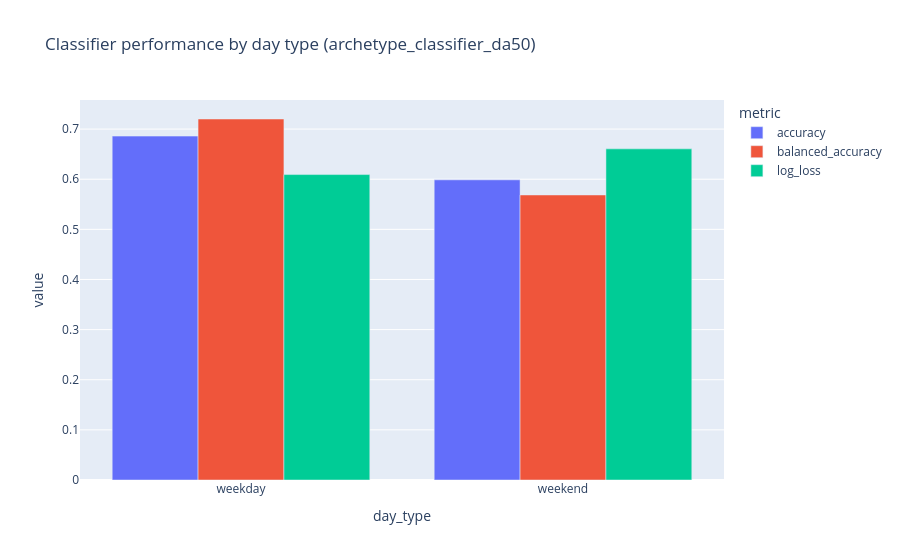
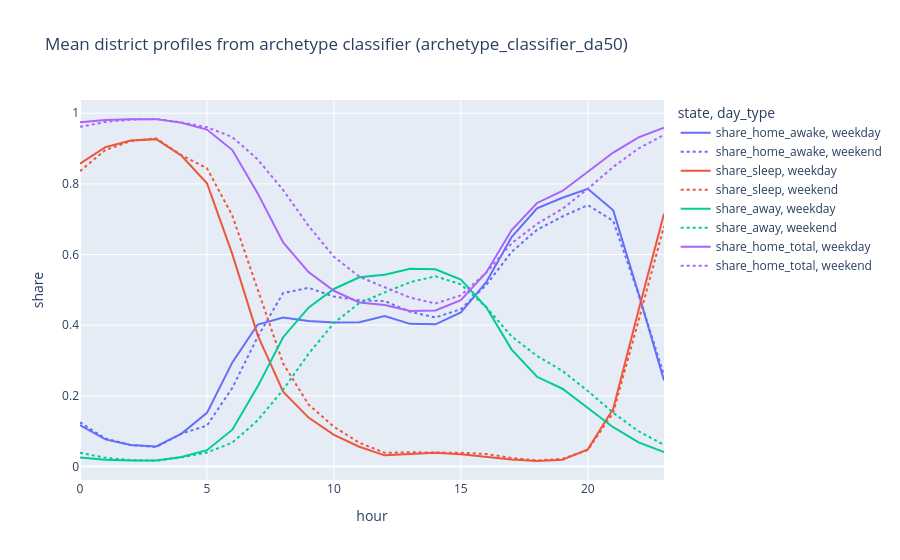
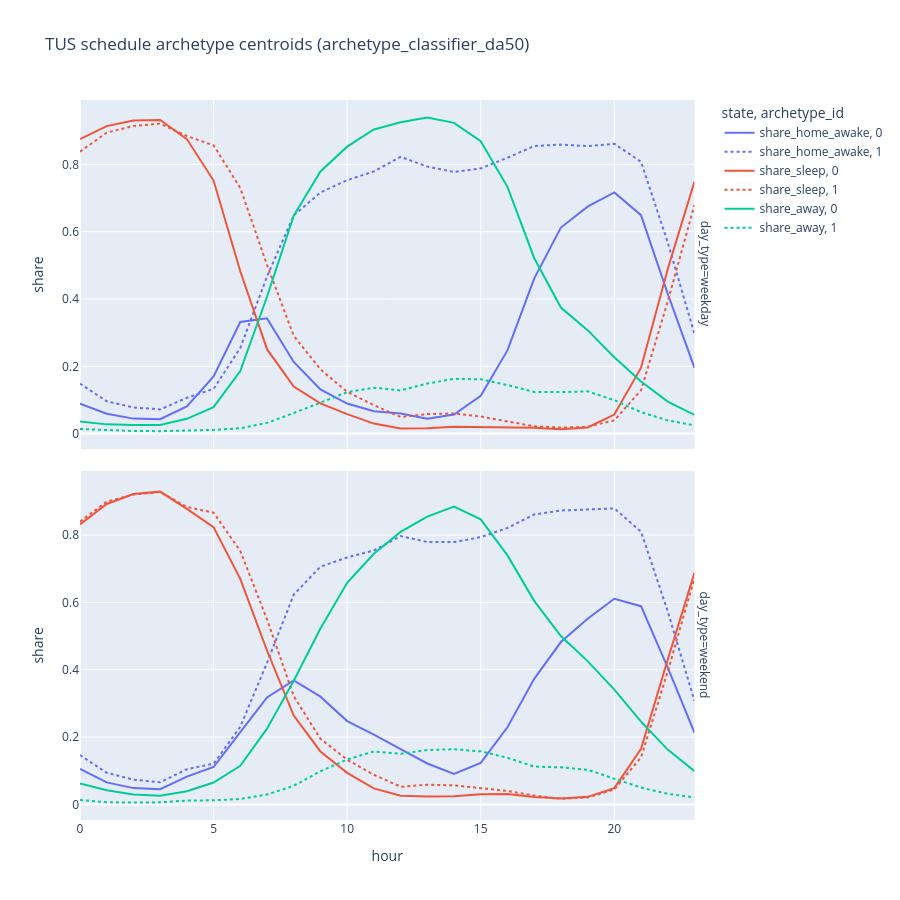
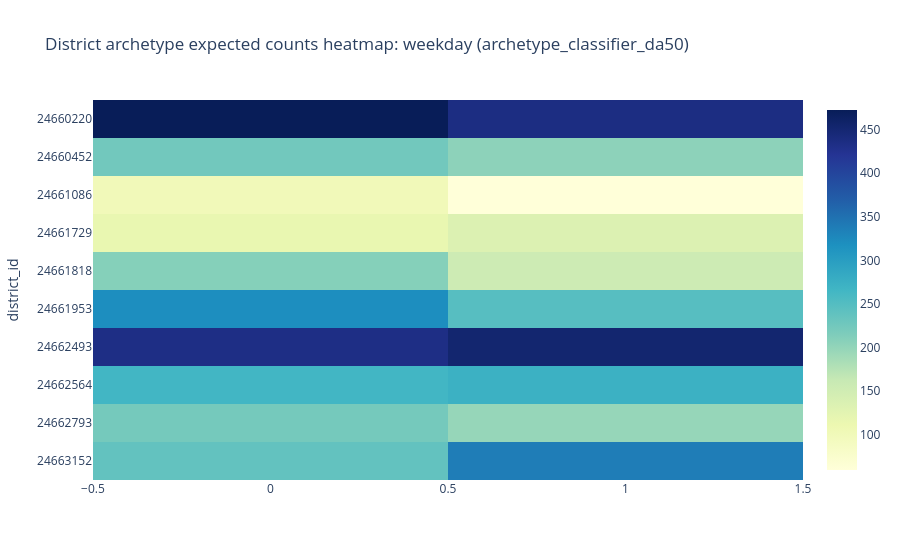

The code cell stored with these charts, in order, in its notebook:
### Code cell
import numpy as np
import pandas as pd
import plotly.express as px

# Expected in memory from notebook 07:
# - workflow
# - OUTPUT_TAG
# - OUT_DIR
# - HUB_OUT_DIR (optional)

results_by_day = workflow["results_by_day"]
all_metrics = workflow["all_metrics"].copy()
all_district_profiles = workflow["all_district_profiles"].copy()
all_district_archetypes = workflow["all_district_archetypes"].copy()
all_centroids = workflow["all_centroids"].copy()
stability = workflow["stability"].copy()
stability_summary = workflow["stability_summary"].copy()

PROFILE_COLS = ["share_home_awake", "share_sleep", "share_away", "share_home_total"]

print("Available day types:", list(results_by_day.keys()))
display(all_metrics)

# 1) Classifier performance by day type
if not all_metrics.empty:
    metric_cols = [c for c in ["accuracy", "balanced_accuracy", "log_loss"] if c in all_metrics.columns]
    metrics_long = all_metrics.melt(
        id_vars=[c for c in ["day_type"] if c in all_metrics.columns],
        value_vars=metric_cols,
        var_name="metric",
        value_name="value",
    )
    fig_metrics = px.bar(
        metrics_long,
        x="day_type",
        y="value",
        color="metric",
        barmode="group",
        title=f"Classifier performance by day type ({OUTPUT_TAG})",
    )
    fig_metrics.show()

# 2) Mean district profiles by day type
if not all_district_profiles.empty:
    mean_profiles = (
        all_district_profiles
        .groupby(["day_type", "hour"], as_index=False)[PROFILE_COLS]
        .mean()
    )
    plot_profiles = mean_profiles.melt(
        id_vars=["day_type", "hour"],
        value_vars=PROFILE_COLS,
        var_name="state",
        value_name="share",
    )
    fig_profiles = px.line(
        plot_profiles,
        x="hour",
        y="share",
        color="state",
        line_dash="day_type",
        title=f"Mean district profiles from archetype classifier ({OUTPUT_TAG})",
    )
    fig_profiles.show()

    display(mean_profiles.head())

# 3) Archetype centroid profiles
if not all_centroids.empty:
    centroid_plot = all_centroids.melt(
        id_vars=["day_type", "archetype_id", "hour"],
        value_vars=["share_home_awake", "share_sleep", "share_away"],
        var_name="state",
        value_name="share",
    )
    fig_centroids = px.line(
        centroid_plot,
        x="hour",
        y="share",
        color="state",
        line_dash="archetype_id",
        facet_row="day_type",
        title=f"TUS schedule archetype centroids ({OUTPUT_TAG})",
        height=900,
    )
    fig_centroids.show()

# 4) District archetype expected counts heatmap
if not all_district_archetypes.empty:
    for day_type in sorted(all_district_archetypes["day_type"].astype(str).unique()):
        sub = all_district_archetypes.loc[all_district_archetypes["day_type"].astype(str) == day_type].copy()
        archetype_cols = [c for c in sub.columns if c not in {"district_id", "day_type"}]
        if archetype_cols:
            heat_df = sub.set_index("district_id")[archetype_cols].apply(pd.to_numeric, errors="coerce")
            if not heat_df.empty:
                fig_arch = px.imshow(
                    heat_df,
                    aspect="auto",
                    color_continuous_scale="YlGnBu",
                    title=f"District archetype expected counts heatmap: {day_type} ({OUTPUT_TAG})",
                )
                fig_arch.show()

# 5) Top districts by mean home share
if not all_district_profiles.empty:
    district_rank = (
        all_district_profiles
        .groupby(["day_type", "district_id"], as_index=False)["share_home_total"]
        .mean()
        .rename(columns={"share_home_total": "mean_home_total"})
    )
    fig_rank = px.bar(
        district_rank.sort_values("mean_home_total", ascending=False).head(30),
        x="district_id",
        y="mean_home_total",
        color="day_type",
        barmode="group",
        title=f"Top districts by mean home share ({OUTPUT_TAG})",
    )
    fig_rank.show()

# 6) Weekday/weekend stability summary
if not stability_summary.empty:
    fig_stability_bar = px.bar(
        stability_summary,
        x="metric",
        y="mean_abs_delta",
        title=f"Weekday vs weekend stability summary ({OUTPUT_TAG})",
    )
    fig_stability_bar.show()
    display(stability_summary)

# 7) Weekday/weekend stability by hour
if not stability.empty:
    hourly_stability_cols = [c for c in stability.columns if c.endswith("_abs_delta")]
    if hourly_stability_cols and "hour" in stability.columns:
        stability_hourly = stability.groupby("hour", as_index=False)[hourly_stability_cols].mean()
        stability_hourly = stability_hourly.melt(
            id_vars="hour",
            var_name="metric",
            value_name="mean_abs_delta",
        )
        fig_stability_line = px.line(
            stability_hourly,
            x="hour",
            y="mean_abs_delta",
            color="metric",
            title=f"Weekday vs weekend stability by hour ({OUTPUT_TAG})",
        )
        fig_stability_line.show()

# 8) Optional: inspect hub export manifest(s)
if "HUB_OUT_DIR" in globals() and HUB_OUT_DIR.exists():
    manifest_files = sorted(HUB_OUT_DIR.glob(f"{OUTPUT_TAG}*__manifest.json"))
    print("Hub manifests found:", len(manifest_files))
    for mf in manifest_files[:5]:
        print(mf.name)

### Figure 1 — Plotly figure (JSON) as saved in the notebook; plotly's stock layout.template omitted (floating-point values rounded to 4 significant figures)
{"data": [{"alignmentgroup": "True", "hovertemplate": "metric=accuracy<br>day_type=%{x}<br>value=%{y}<extra></extra>", "legendgroup": "accuracy", "marker": {"color": "#636efa", "pattern": {"shape": ""}}, "name": "accuracy", "offsetgroup": "accuracy", "orientation": "v", "showlegend": true, "textposition": "auto", "type": "bar", "x": ["weekday", "weekend"], "xaxis": "x", "y": [0.686, 0.5988], "yaxis": "y"}, {"alignmentgroup": "True", "hovertemplate": "metric=balanced_accuracy<br>day_type=%{x}<br>value=%{y}<extra></extra>", "legendgroup": "balanced_accuracy", "marker": {"color": "#EF553B", "pattern": {"shape": ""}}, "name": "balanced_accuracy", "offsetgroup": "balanced_accuracy", "orientation": "v", "showlegend": true, "textposition": "auto", "type": "bar", "x": ["weekday", "weekend"], "xaxis": "x", "y": [0.7201, 0.5686], "yaxis": "y"}, {"alignmentgroup": "True", "hovertemplate": "metric=log_loss<br>day_type=%{x}<br>value=%{y}<extra></extra>", "legendgroup": "log_loss", "marker": {"color": "#00cc96", "pattern": {"shape": ""}}, "name": "log_loss", "offsetgroup": "log_loss", "orientation": "v", "showlegend": true, "textposition": "auto", "type": "bar", "x": ["weekday", "weekend"], "xaxis": "x", "y": [0.6093, 0.6606], "yaxis": "y"}], "layout": {"barmode": "group", "legend": {"title": {"text": "metric"}, "tracegroupgap": 0}, "title": {"text": "Classifier performance by day type (archetype_classifier_da50)"}, "xaxis": {"anchor": "y", "domain": [0, 1], "title": {"text": "day_type"}}, "yaxis": {"anchor": "x", "domain": [0, 1], "title": {"text": "value"}}}}

### Figure 2 — Plotly figure (JSON) as saved in the notebook; plotly's stock layout.template omitted (floating-point values rounded to 4 significant figures)
{"data": [{"hovertemplate": "state=share_home_awake<br>day_type=weekday<br>hour=%{x}<br>share=%{y}<extra></extra>", "legendgroup": "share_home_awake, weekday", "line": {"color": "#636efa", "dash": "solid"}, "marker": {"symbol": "circle"}, "mode": "lines", "name": "share_home_awake, weekday", "orientation": "v", "showlegend": true, "type": "scatter", "x": [0, 1, 2, 3, 4, 5, 6, 7, 8, 9, 10, 11, 12, 13, 14, 15, 16, 17, 18, 19, 20, 21, 22, 23], "xaxis": "x", "y": [0.1174, 0.07674, 0.06058, 0.05664, 0.09329, 0.1519, 0.2947, 0.402, 0.4219, 0.4119, 0.4077, 0.4085, 0.4256, 0.4038, 0.4024, 0.4364, 0.5219, 0.6495, 0.7305, 0.7606, 0.7859, 0.7251, 0.4888, 0.2438], "yaxis": "y"}, {"hovertemplate": "state=share_home_awake<br>day_type=weekend<br>hour=%{x}<br>share=%{y}<extra></extra>", "legendgroup": "share_home_awake, weekend", "line": {"color": "#636efa", "dash": "dot"}, "marker": {"symbol": "circle"}, "mode": "lines", "name": "share_home_awake, weekend", "orientation": "v", "showlegend": true, "type": "scatter", "x": [0, 1, 2, 3, 4, 5, 6, 7, 8, 9, 10, 11, 12, 13, 14, 15, 16, 17, 18, 19, 20, 21, 22, 23], "xaxis": "x", "y": [0.1252, 0.0792, 0.06059, 0.05494, 0.09326, 0.1159, 0.2226, 0.3672, 0.4909, 0.5058, 0.4812, 0.4703, 0.4685, 0.4379, 0.4217, 0.4456, 0.5137, 0.6077, 0.6701, 0.7077, 0.7399, 0.6953, 0.4868, 0.2585], "yaxis": "y"}, {"hovertemplate": "state=share_sleep<br>day_type=weekday<br>hour=%{x}<br>share=%{y}<extra></extra>", "legendgroup": "share_sleep, weekday", "line": {"color": "#EF553B", "dash": "solid"}, "marker": {"symbol": "circle"}, "mode": "lines", "name": "share_sleep, weekday", "orientation": "v", "showlegend": true, "type": "scatter", "x": [0, 1, 2, 3, 4, 5, 6, 7, 8, 9, 10, 11, 12, 13, 14, 15, 16, 17, 18, 19, 20, 21, 22, 23], "xaxis": "x", "y": [0.8571, 0.9042, 0.9225, 0.9267, 0.8796, 0.8019, 0.6011, 0.3711, 0.2121, 0.1384, 0.08973, 0.05601, 0.03154, 0.0362, 0.03927, 0.03436, 0.02761, 0.01967, 0.01558, 0.01923, 0.04849, 0.1637, 0.4428, 0.7156], "yaxis": "y"}, {"hovertemplate": "state=share_sleep<br>day_type=weekend<br>hour=%{x}<br>share=%{y}<extra></extra>", "legendgroup": "share_sleep, weekend", "line": {"color": "#EF553B", "dash": "dot"}, "marker": {"symbol": "circle"}, "mode": "lines", "name": "share_sleep, weekend", "orientation": "v", "showlegend": true, "type": "scatter", "x": [0, 1, 2, 3, 4, 5, 6, 7, 8, 9, 10, 11, 12, 13, 14, 15, 16, 17, 18, 19, 20, 21, 22, 23], "xaxis": "x", "y": [0.8361, 0.8959, 0.9215, 0.9287, 0.8809, 0.8445, 0.71, 0.5018, 0.2916, 0.1755, 0.1125, 0.06711, 0.03877, 0.04026, 0.0399, 0.03877, 0.03536, 0.02408, 0.01705, 0.02163, 0.04632, 0.1528, 0.4134, 0.6802], "yaxis": "y"}, {"hovertemplate": "state=share_away<br>day_type=weekday<br>hour=%{x}<br>share=%{y}<extra></extra>", "legendgroup": "share_away, weekday", "line": {"color": "#00cc96", "dash": "solid"}, "marker": {"symbol": "circle"}, "mode": "lines", "name": "share_away, weekday", "orientation": "v", "showlegend": true, "type": "scatter", "x": [0, 1, 2, 3, 4, 5, 6, 7, 8, 9, 10, 11, 12, 13, 14, 15, 16, 17, 18, 19, 20, 21, 22, 23], "xaxis": "x", "y": [0.02555, 0.01907, 0.01693, 0.01669, 0.02716, 0.04617, 0.1042, 0.2268, 0.366, 0.4497, 0.5025, 0.5355, 0.5428, 0.56, 0.5583, 0.5292, 0.4505, 0.3308, 0.254, 0.2202, 0.1656, 0.1112, 0.06834, 0.04062], "yaxis": "y"}, {"hovertemplate": "state=share_away<br>day_type=weekend<br>hour=%{x}<br>share=%{y}<extra></extra>", "legendgroup": "share_away, weekend", "line": {"color": "#00cc96", "dash": "dot"}, "marker": {"symbol": "circle"}, "mode": "lines", "name": "share_away, weekend", "orientation": "v", "showlegend": true, "type": "scatter", "x": [0, 1, 2, 3, 4, 5, 6, 7, 8, 9, 10, 11, 12, 13, 14, 15, 16, 17, 18, 19, 20, 21, 22, 23], "xaxis": "x", "y": [0.03864, 0.02486, 0.01791, 0.01633, 0.02588, 0.0396, 0.06742, 0.131, 0.2174, 0.3188, 0.4062, 0.4626, 0.4927, 0.5218, 0.5384, 0.5157, 0.4509, 0.3683, 0.3128, 0.2707, 0.2138, 0.1519, 0.09974, 0.06128], "yaxis": "y"}, {"hovertemplate": "state=share_home_total<br>day_type=weekday<br>hour=%{x}<br>share=%{y}<extra></extra>", "legendgroup": "share_home_total, weekday", "line": {"color": "#ab63fa", "dash": "solid"}, "marker": {"symbol": "circle"}, "mode": "lines", "name": "share_home_total, weekday", "orientation": "v", "showlegend": true, "type": "scatter", "x": [0, 1, 2, 3, 4, 5, 6, 7, 8, 9, 10, 11, 12, 13, 14, 15, 16, 17, 18, 19, 20, 21, 22, 23], "xaxis": "x", "y": [0.9745, 0.9809, 0.9831, 0.9833, 0.9728, 0.9538, 0.8958, 0.7732, 0.634, 0.5503, 0.4975, 0.4645, 0.4572, 0.44, 0.4417, 0.4708, 0.5495, 0.6692, 0.746, 0.7798, 0.8344, 0.8888, 0.9317, 0.9594], "yaxis": "y"}, {"hovertemplate": "state=share_home_total<br>day_type=weekend<br>hour=%{x}<br>share=%{y}<extra></extra>", "legendgroup": "share_home_total, weekend", "line": {"color": "#ab63fa", "dash": "dot"}, "marker": {"symbol": "circle"}, "mode": "lines", "name": "share_home_total, weekend", "orientation": "v", "showlegend": true, "type": "scatter", "x": [0, 1, 2, 3, 4, 5, 6, 7, 8, 9, 10, 11, 12, 13, 14, 15, 16, 17, 18, 19, 20, 21, 22, 23], "xaxis": "x", "y": [0.9614, 0.9751, 0.9821, 0.9837, 0.9741, 0.9604, 0.9326, 0.869, 0.7826, 0.6812, 0.5938, 0.5374, 0.5073, 0.4782, 0.4616, 0.4843, 0.5491, 0.6317, 0.6872, 0.7293, 0.7862, 0.8481, 0.9003, 0.9387], "yaxis": "y"}], "layout": {"legend": {"title": {"text": "state, day_type"}, "tracegroupgap": 0}, "title": {"text": "Mean district profiles from archetype classifier (archetype_classifier_da50)"}, "xaxis": {"anchor": "y", "domain": [0, 1], "title": {"text": "hour"}}, "yaxis": {"anchor": "x", "domain": [0, 1], "title": {"text": "share"}}}}

### Figure 3 — Plotly figure (JSON) as saved in the notebook; plotly's stock layout.template omitted (floating-point values rounded to 4 significant figures)
{"data": [{"hovertemplate": "state=share_home_awake<br>archetype_id=0<br>day_type=weekday<br>hour=%{x}<br>share=%{y}<extra></extra>", "legendgroup": "share_home_awake, 0", "line": {"color": "#636efa", "dash": "solid"}, "marker": {"symbol": "circle"}, "mode": "lines", "name": "share_home_awake, 0", "orientation": "v", "showlegend": true, "type": "scatter", "x": [0, 1, 2, 3, 4, 5, 6, 7, 8, 9, 10, 11, 12, 13, 14, 15, 16, 17, 18, 19, 20, 21, 22, 23], "xaxis": "x2", "y": [0.08868, 0.059, 0.0446, 0.04273, 0.081, 0.1696, 0.3318, 0.3424, 0.2131, 0.131, 0.08939, 0.06666, 0.05978, 0.04457, 0.05663, 0.1122, 0.2472, 0.4605, 0.6122, 0.6743, 0.7166, 0.649, 0.4157, 0.1955], "yaxis": "y2"}, {"hovertemplate": "state=share_home_awake<br>archetype_id=0<br>day_type=weekend<br>hour=%{x}<br>share=%{y}<extra></extra>", "legendgroup": "share_home_awake, 0", "line": {"color": "#636efa", "dash": "solid"}, "marker": {"symbol": "circle"}, "mode": "lines", "name": "share_home_awake, 0", "orientation": "v", "showlegend": false, "type": "scatter", "x": [0, 1, 2, 3, 4, 5, 6, 7, 8, 9, 10, 11, 12, 13, 14, 15, 16, 17, 18, 19, 20, 21, 22, 23], "xaxis": "x", "y": [0.1055, 0.06553, 0.04843, 0.04503, 0.0827, 0.1112, 0.2151, 0.3178, 0.3686, 0.3201, 0.2476, 0.2074, 0.1645, 0.1216, 0.09094, 0.1232, 0.2291, 0.373, 0.4824, 0.5517, 0.6108, 0.5889, 0.4065, 0.2134], "yaxis": "y"}, {"hovertemplate": "state=share_home_awake<br>archetype_id=1<br>day_type=weekday<br>hour=%{x}<br>share=%{y}<extra></extra>", "legendgroup": "share_home_awake, 1", "line": {"color": "#636efa", "dash": "dot"}, "marker": {"symbol": "circle"}, "mode": "lines", "name": "share_home_awake, 1", "orientation": "v", "showlegend": true, "type": "scatter", "x": [0, 1, 2, 3, 4, 5, 6, 7, 8, 9, 10, 11, 12, 13, 14, 15, 16, 17, 18, 19, 20, 21, 22, 23], "xaxis": "x2", "y": [0.1485, 0.09596, 0.07792, 0.07173, 0.1066, 0.1328, 0.2545, 0.4666, 0.6484, 0.7163, 0.7529, 0.7791, 0.8223, 0.7933, 0.7774, 0.7879, 0.8197, 0.8544, 0.8587, 0.8542, 0.8611, 0.8075, 0.5681, 0.2962], "yaxis": "y2"}, {"hovertemplate": "state=share_home_awake<br>archetype_id=1<br>day_type=weekend<br>hour=%{x}<br>share=%{y}<extra></extra>", "legendgroup": "share_home_awake, 1", "line": {"color": "#636efa", "dash": "dot"}, "marker": {"symbol": "circle"}, "mode": "lines", "name": "share_home_awake, 1", "orientation": "v", "showlegend": false, "type": "scatter", "x": [0, 1, 2, 3, 4, 5, 6, 7, 8, 9, 10, 11, 12, 13, 14, 15, 16, 17, 18, 19, 20, 21, 22, 23], "xaxis": "x", "y": [0.1466, 0.09396, 0.07373, 0.06566, 0.1047, 0.121, 0.2308, 0.4207, 0.6232, 0.7064, 0.7338, 0.7544, 0.7971, 0.7798, 0.7793, 0.794, 0.8213, 0.8613, 0.8731, 0.8764, 0.8795, 0.8103, 0.5736, 0.3074], "yaxis": "y"}, {"hovertemplate": "state=share_sleep<br>archetype_id=0<br>day_type=weekday<br>hour=%{x}<br>share=%{y}<extra></extra>", "legendgroup": "share_sleep, 0", "line": {"color": "#EF553B", "dash": "solid"}, "marker": {"symbol": "circle"}, "mode": "lines", "name": "share_sleep, 0", "orientation": "v", "showlegend": true, "type": "scatter", "x": [0, 1, 2, 3, 4, 5, 6, 7, 8, 9, 10, 11, 12, 13, 14, 15, 16, 17, 18, 19, 20, 21, 22, 23], "xaxis": "x2", "y": [0.8749, 0.9135, 0.9301, 0.9319, 0.875, 0.7518, 0.4825, 0.2509, 0.1397, 0.08995, 0.05807, 0.02977, 0.01507, 0.01616, 0.02025, 0.01914, 0.01976, 0.01767, 0.01334, 0.01834, 0.05667, 0.196, 0.4893, 0.7489], "yaxis": "y2"}, {"hovertemplate": "state=share_sleep<br>archetype_id=0<br>day_type=weekend<br>hour=%{x}<br>share=%{y}<extra></extra>", "legendgroup": "share_sleep, 0", "line": {"color": "#EF553B", "dash": "solid"}, "marker": {"symbol": "circle"}, "mode": "lines", "name": "share_sleep, 0", "orientation": "v", "showlegend": false, "type": "scatter", "x": [0, 1, 2, 3, 4, 5, 6, 7, 8, 9, 10, 11, 12, 13, 14, 15, 16, 17, 18, 19, 20, 21, 22, 23], "xaxis": "x", "y": [0.832, 0.8926, 0.9223, 0.9292, 0.8781, 0.8239, 0.6701, 0.4572, 0.2639, 0.1574, 0.09384, 0.04774, 0.02591, 0.02346, 0.02434, 0.03, 0.03101, 0.02214, 0.01723, 0.02252, 0.04824, 0.165, 0.4305, 0.6879], "yaxis": "y"}, {"hovertemplate": "state=share_sleep<br>archetype_id=1<br>day_type=weekday<br>hour=%{x}<br>share=%{y}<extra></extra>", "legendgroup": "share_sleep, 1", "line": {"color": "#EF553B", "dash": "dot"}, "marker": {"symbol": "circle"}, "mode": "lines", "name": "share_sleep, 1", "orientation": "v", "showlegend": true, "type": "scatter", "x": [0, 1, 2, 3, 4, 5, 6, 7, 8, 9, 10, 11, 12, 13, 14, 15, 16, 17, 18, 19, 20, 21, 22, 23], "xaxis": "x2", "y": [0.8377, 0.8941, 0.9143, 0.921, 0.8844, 0.8563, 0.7296, 0.5015, 0.2905, 0.191, 0.1241, 0.08445, 0.0494, 0.05793, 0.05991, 0.05086, 0.03612, 0.02184, 0.01801, 0.0202, 0.03961, 0.1287, 0.3925, 0.6794], "yaxis": "y2"}, {"hovertemplate": "state=share_sleep<br>archetype_id=1<br>day_type=weekend<br>hour=%{x}<br>share=%{y}<extra></extra>", "legendgroup": "share_sleep, 1", "line": {"color": "#EF553B", "dash": "dot"}, "marker": {"symbol": "circle"}, "mode": "lines", "name": "share_sleep, 1", "orientation": "v", "showlegend": false, "type": "scatter", "x": [0, 1, 2, 3, 4, 5, 6, 7, 8, 9, 10, 11, 12, 13, 14, 15, 16, 17, 18, 19, 20, 21, 22, 23], "xaxis": "x", "y": [0.8406, 0.8996, 0.9207, 0.9282, 0.8838, 0.8668, 0.753, 0.5499, 0.3216, 0.195, 0.1328, 0.08806, 0.05267, 0.05842, 0.05672, 0.04826, 0.04007, 0.02618, 0.01685, 0.02067, 0.04425, 0.1397, 0.3949, 0.6719], "yaxis": "y"}, {"hovertemplate": "state=share_away<br>archetype_id=0<br>day_type=weekday<br>hour=%{x}<br>share=%{y}<extra></extra>", "legendgroup": "share_away, 0", "line": {"color": "#00cc96", "dash": "solid"}, "marker": {"symbol": "circle"}, "mode": "lines", "name": "share_away, 0", "orientation": "v", "showlegend": true, "type": "scatter", "x": [0, 1, 2, 3, 4, 5, 6, 7, 8, 9, 10, 11, 12, 13, 14, 15, 16, 17, 18, 19, 20, 21, 22, 23], "xaxis": "x2", "y": [0.03638, 0.02748, 0.02533, 0.02537, 0.04395, 0.07863, 0.1857, 0.4067, 0.6472, 0.779, 0.8525, 0.9036, 0.9251, 0.9393, 0.9231, 0.8686, 0.7331, 0.5218, 0.3744, 0.3074, 0.2267, 0.155, 0.09503, 0.05556], "yaxis": "y2"}, {"hovertemplate": "state=share_away<br>archetype_id=0<br>day_type=weekend<br>hour=%{x}<br>share=%{y}<extra></extra>", "legendgroup": "share_away, 0", "line": {"color": "#00cc96", "dash": "solid"}, "marker": {"symbol": "circle"}, "mode": "lines", "name": "share_away, 0", "orientation": "v", "showlegend": false, "type": "scatter", "x": [0, 1, 2, 3, 4, 5, 6, 7, 8, 9, 10, 11, 12, 13, 14, 15, 16, 17, 18, 19, 20, 21, 22, 23], "xaxis": "x", "y": [0.06252, 0.04189, 0.02931, 0.02572, 0.03918, 0.06491, 0.1148, 0.225, 0.3675, 0.5225, 0.6586, 0.7448, 0.8096, 0.8549, 0.8847, 0.8468, 0.7399, 0.6048, 0.5004, 0.4258, 0.3409, 0.2461, 0.163, 0.09874], "yaxis": "y"}, {"hovertemplate": "state=share_away<br>archetype_id=1<br>day_type=weekday<br>hour=%{x}<br>share=%{y}<extra></extra>", "legendgroup": "share_away, 1", "line": {"color": "#00cc96", "dash": "dot"}, "marker": {"symbol": "circle"}, "mode": "lines", "name": "share_away, 1", "orientation": "v", "showlegend": true, "type": "scatter", "x": [0, 1, 2, 3, 4, 5, 6, 7, 8, 9, 10, 11, 12, 13, 14, 15, 16, 17, 18, 19, 20, 21, 22, 23], "xaxis": "x2", "y": [0.0138, 0.009955, 0.007815, 0.00728, 0.008949, 0.01098, 0.01589, 0.03187, 0.06107, 0.09267, 0.1231, 0.1365, 0.1283, 0.1488, 0.1627, 0.1613, 0.1442, 0.1238, 0.1233, 0.1256, 0.09932, 0.06381, 0.0394, 0.02442], "yaxis": "y2"}, {"hovertemplate": "state=share_away<br>archetype_id=1<br>day_type=weekend<br>hour=%{x}<br>share=%{y}<extra></extra>", "legendgroup": "share_away, 1", "line": {"color": "#00cc96", "dash": "dot"}, "marker": {"symbol": "circle"}, "mode": "lines", "name": "share_away, 1", "orientation": "v", "showlegend": false, "type": "scatter", "x": [0, 1, 2, 3, 4, 5, 6, 7, 8, 9, 10, 11, 12, 13, 14, 15, 16, 17, 18, 19, 20, 21, 22, 23], "xaxis": "x", "y": [0.01283, 0.006456, 0.00559, 0.00618, 0.01149, 0.01224, 0.01622, 0.0294, 0.05519, 0.09853, 0.1334, 0.1575, 0.1502, 0.1618, 0.164, 0.1577, 0.1386, 0.1125, 0.1101, 0.103, 0.07629, 0.04999, 0.03141, 0.02078], "yaxis": "y"}], "layout": {"annotations": [{"font": {}, "showarrow": false, "text": "day_type=weekend", "textangle": 90, "x": 0.98, "xanchor": "left", "xref": "paper", "y": 0.2425, "yanchor": "middle", "yref": "paper"}, {"font": {}, "showarrow": false, "text": "day_type=weekday", "textangle": 90, "x": 0.98, "xanchor": "left", "xref": "paper", "y": 0.7575, "yanchor": "middle", "yref": "paper"}], "height": 900, "legend": {"title": {"text": "state, archetype_id"}, "tracegroupgap": 0}, "title": {"text": "TUS schedule archetype centroids (archetype_classifier_da50)"}, "xaxis": {"anchor": "y", "domain": [0, 0.98], "title": {"text": "hour"}}, "xaxis2": {"anchor": "y2", "domain": [0, 0.98], "matches": "x", "showticklabels": false}, "yaxis": {"anchor": "x", "domain": [0, 0.485], "title": {"text": "share"}}, "yaxis2": {"anchor": "x2", "domain": [0.515, 1], "matches": "y", "title": {"text": "share"}}}}

### Figure 4 — Plotly figure (JSON) as saved in the notebook; plotly's stock layout.template omitted (floating-point values rounded to 4 significant figures)
{"data": [{"coloraxis": "coloraxis", "hovertemplate": "x: %{x}<br>district_id: %{y}<br>color: %{z}<extra></extra>", "name": "0", "type": "heatmap", "x": [0, 1], "xaxis": "x", "y": ["24660220", "24660452", "24661086", "24661729", "24661818", "24661953", "24662493", "24662564", "24662793", "24663152"], "yaxis": "y", "z": [[472.6, 436.4], [225.5, 204.5], [100.7, 59.29], [115.9, 134.1], [209.6, 154.4], [320.5, 247.5], [434.0, 453.0], [265.2, 272.8], [222.2, 197.8], [238.0, 338.0]]}], "layout": {"coloraxis": {"colorscale": [[0, "rgb(255,255,217)"], [0.125, "rgb(237,248,177)"], [0.25, "rgb(199,233,180)"], [0.375, "rgb(127,205,187)"], [0.5, "rgb(65,182,196)"], [0.625, "rgb(29,145,192)"], [0.75, "rgb(34,94,168)"], [0.875, "rgb(37,52,148)"], [1, "rgb(8,29,88)"]]}, "title": {"text": "District archetype expected counts heatmap: weekday (archetype_classifier_da50)"}, "xaxis": {"anchor": "y", "domain": [0, 1]}, "yaxis": {"anchor": "x", "autorange": "reversed", "domain": [0, 1], "title": {"text": "district_id"}}}}
